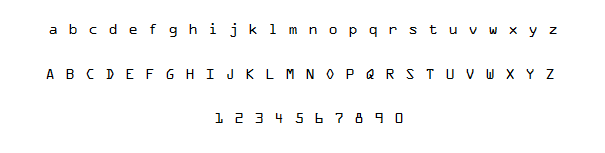
#> input picture training_ocr_extended_a.png, 605 x 153 px
$ python gen_data.py   (older library calls are emulated)
#> lines starting #> are read from the running program, lines starting #| are printed output that depends on the picture; after the words box and inside, x2 and y2 are one past the last pixel; in counts of white or black regions, pixels touching at a corner belong together
#> further down, img is the input picture: shape (153, 605, 3); mean B, G, R 250.7, 250.6, 250.6
import cv2
import numpy as np


MIN_AREA_CONTOUR = 0
MAX_AREA_CONTOUR = 400


RESIDED_WIDTH = 10
RESIDED_HEIGHT = 10

class_path = 'classification.txt'
flat_images_path = 'flat_images.txt'
train_image_path = 'training_ocr_extended_a.png'
train1 = 'training_ocr_extended_a.png'
image = 'training_ocr_extended_a.png'


def generate_data(img):

    imgGrayScale = cv2.cvtColor(img, cv2.COLOR_BGR2GRAY)
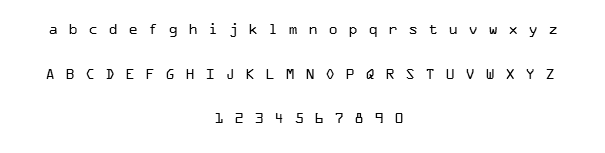
#> imgGrayScale: shape (153, 605); min 0, max 255, mean 250.6
    _, imgThresh = cv2.threshold(imgGrayScale, 127, 255, cv2.THRESH_BINARY_INV)
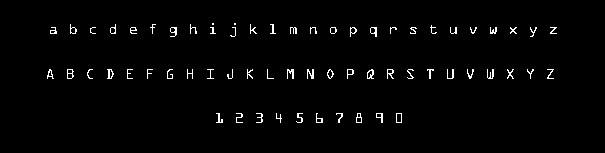
#> imgThresh: shape (153, 605); 1.8% white in thin lines or dots, all inside (x1, y1, x2, y2) = (47, 23, 557, 123)
    _, countours, _ = cv2.findContours(imgThresh.copy(), cv2.RETR_EXTERNAL, cv2.CHAIN_APPROX_NONE)
#> countours = 64 contours, 47 with area under 20; largest, box (x1, y1, x2, y2) and area: (67, 69, 74, 79) 48, (396, 113, 402, 123) 45, (367, 69, 374, 79) 42, (370, 27, 377, 37) 38, (356, 113, 362, 123) 38
    cv2.imshow('Thresh', imgThresh)

    flattenedImages = np.empty((0, RESIDED_WIDTH*RESIDED_HEIGHT))
    classification = []
    for countour in countours:
    	x, y, w, h = cv2.boundingRect(countour)
    	if MIN_AREA_CONTOUR < cv2.contourArea(countour) < MAX_AREA_CONTOUR and h > 2:
    		#draw rectangle around area detected
    		cv2.rectangle(img, (x, y), (x+w, y+h), (0, 0, 255), 1)
    		imgResized = cv2.resize(imgThresh[y:y+h, x:x+w], (RESIDED_WIDTH, RESIDED_HEIGHT))
    		cv2.imshow('Resized ROI', imgResized)
    		#input from user
    		key = cv2.waitKey(0)
    		if key == 27:
    			exit()

    		classification.append(key)
    		imgFlat = imgResized.reshape((1, RESIDED_WIDTH*RESIDED_HEIGHT))
    		flattenedImages = np.append(flattenedImages, imgFlat, 0)
#> this loop made 1 pass; (key Esc is pressed on pass 1)
#> (x, y, w, h) on pass 1: (396, 113, 6, 10)
#> img: shape (153, 605, 3); 0.03% of pixels changed, all inside (x1, y1, x2, y2) = (396, 113, 403, 124)
#> after the loop, classification = []


    classification = np.array(classification, np.float32)
    final_class = classification.reshape((classification.size, 1))
    class_file = open(class_path, 'ab')
    fla_file = open(flat_images_path, 'ab')
    np.savetxt(class_file, final_class)
    np.savetxt(fla_file, flattenedImages)


img = cv2.imread(image)
if img is None:
    print('Image loading have failed')
    exit(1)


generate_data(img)
#> (the program exits here)

$ run again, with test28.png copied over training_ocr_extended_a.png
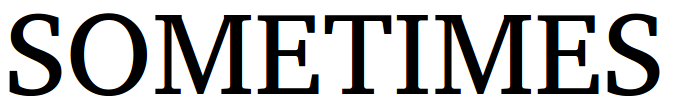
#> input picture test28.png, 676 x 108 px
#> img is the input picture: shape (108, 676, 3); mean B, G, R 188.8, 188.9, 188.9
#> in generate_data, `imgGrayScale = cv2.cvtColor(img, cv2.COLOR_BGR2GRAY)`:
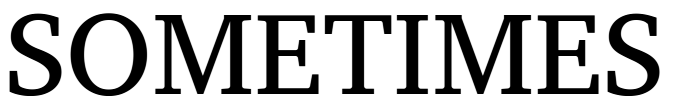
#> imgGrayScale: shape (108, 676); min 0, max 255, mean 188.9
#> in generate_data, `_, imgThresh = cv2.threshold(imgGrayScale, 127, 255, cv2.THRESH_BINARY..`:
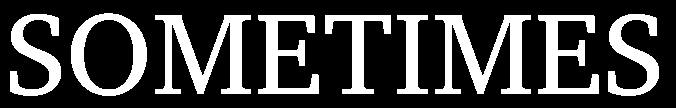
#> imgThresh: shape (108, 676); 26% white; 9 white regions
#> countours = 9 contours; largest, box (x1, y1, x2, y2) and area: (71, 13, 147, 96) 4934, (435, 15, 531, 94) 2810, (155, 15, 251, 94) 2810, (538, 15, 599, 94) 1770, (258, 15, 319, 94) 1770
#> the loop in generate_data, `for countour in countours:` made 9 passes
#> (x, y, w, h) on passes 1 to 8: (538, 15, 61, 79), (435, 15, 96, 79), (397, 15, 31, 79), (325, 15, 66, 79), (258, 15, 61, 79), (155, 15, 96, 79), (608, 14, 51, 82), (10, 14, 51, 82)
#> after the loop in generate_data, `for countour in countours:`: classification = []
#> in generate_data, `classification = np.array(classification, np.float32)`: classification = empty array
